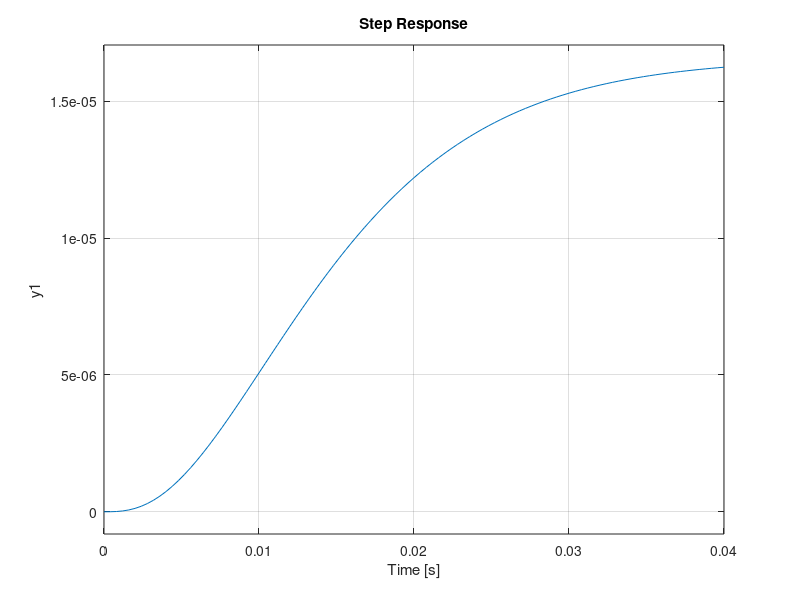
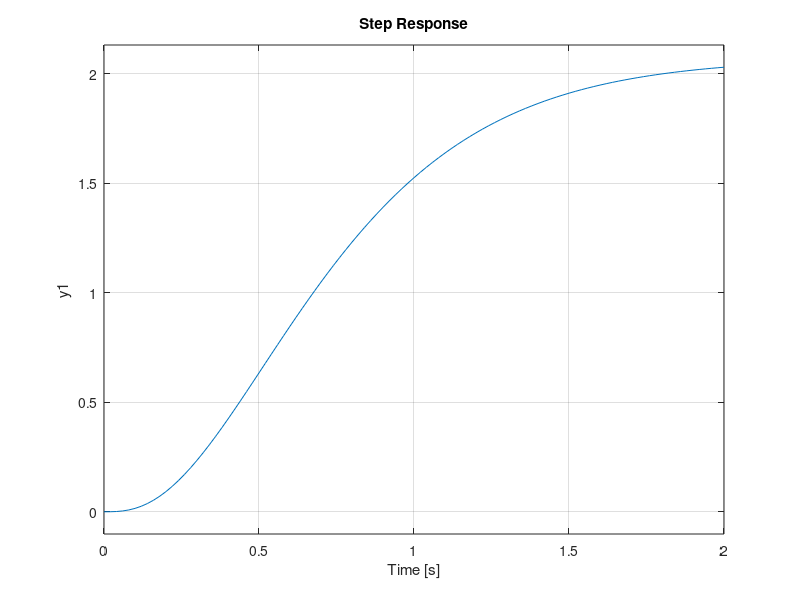

Source code (MATLAB) for these figures, in order:
g = 9.8;
M = 0.2 + 0.434;
y = 0.03;
c = 0.3;
R = 50;
L = 0.2;
% A1 = [0,1,0;g/y,0,-(2*c/M)*sqrt(g*M*y/c)/y;0,0,-R/L];
A2 = [0,1,0;g/y,0,+(2*c/M)*sqrt(g*M*y/c)/y;0,0,-R/L];
B  = [0;0;1/L];
C = [1 0 0 ];
D  = 0;

[numerator,denumerator]=ss2tf(A2,B,C,D);
roots(denumerator)
p = [-250 -200 -150];
K1 = place(A2,B,p)
Ac1=(A2-B*K1);
sys1=ss(Ac1,B,C,D);
figure
step(sys1);

p = [-5 -4 -3];
K2 = place(A2,B,p)
Ac2=(A2-B*K2);
figure
sys2=ss(Ac2,B,C,D);
step(sys2);

